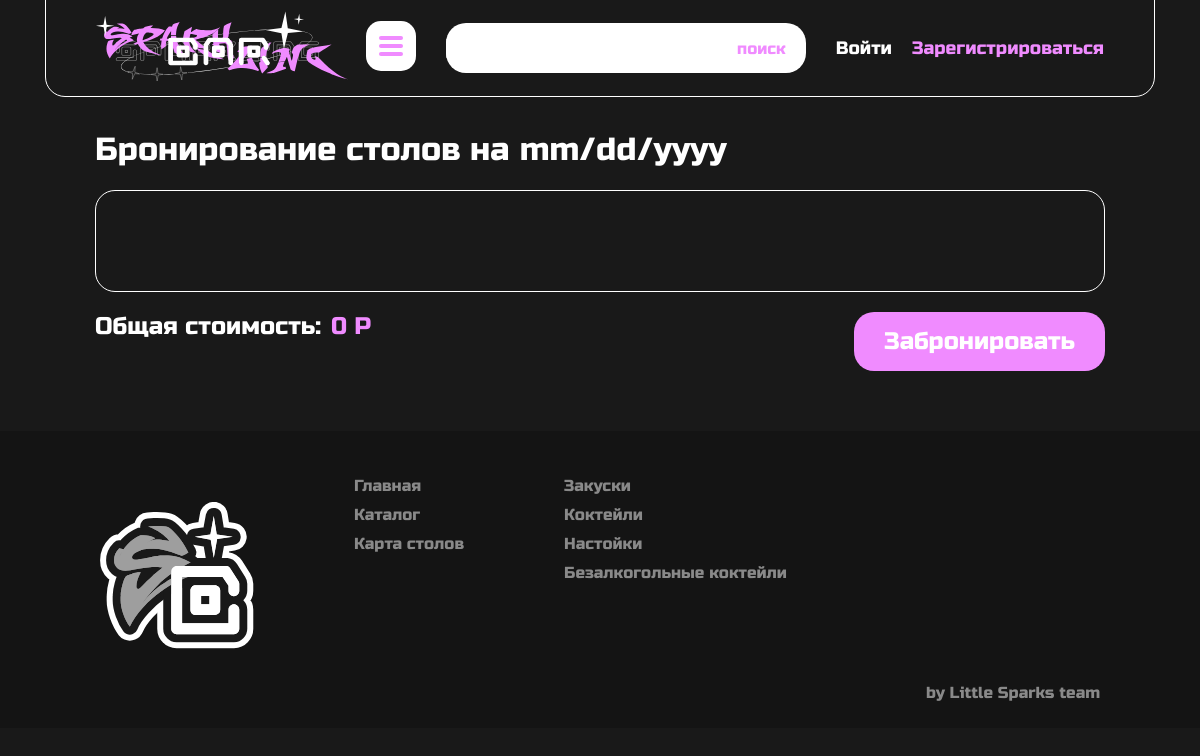
/table_map, run on an earlier commit of the app's database.
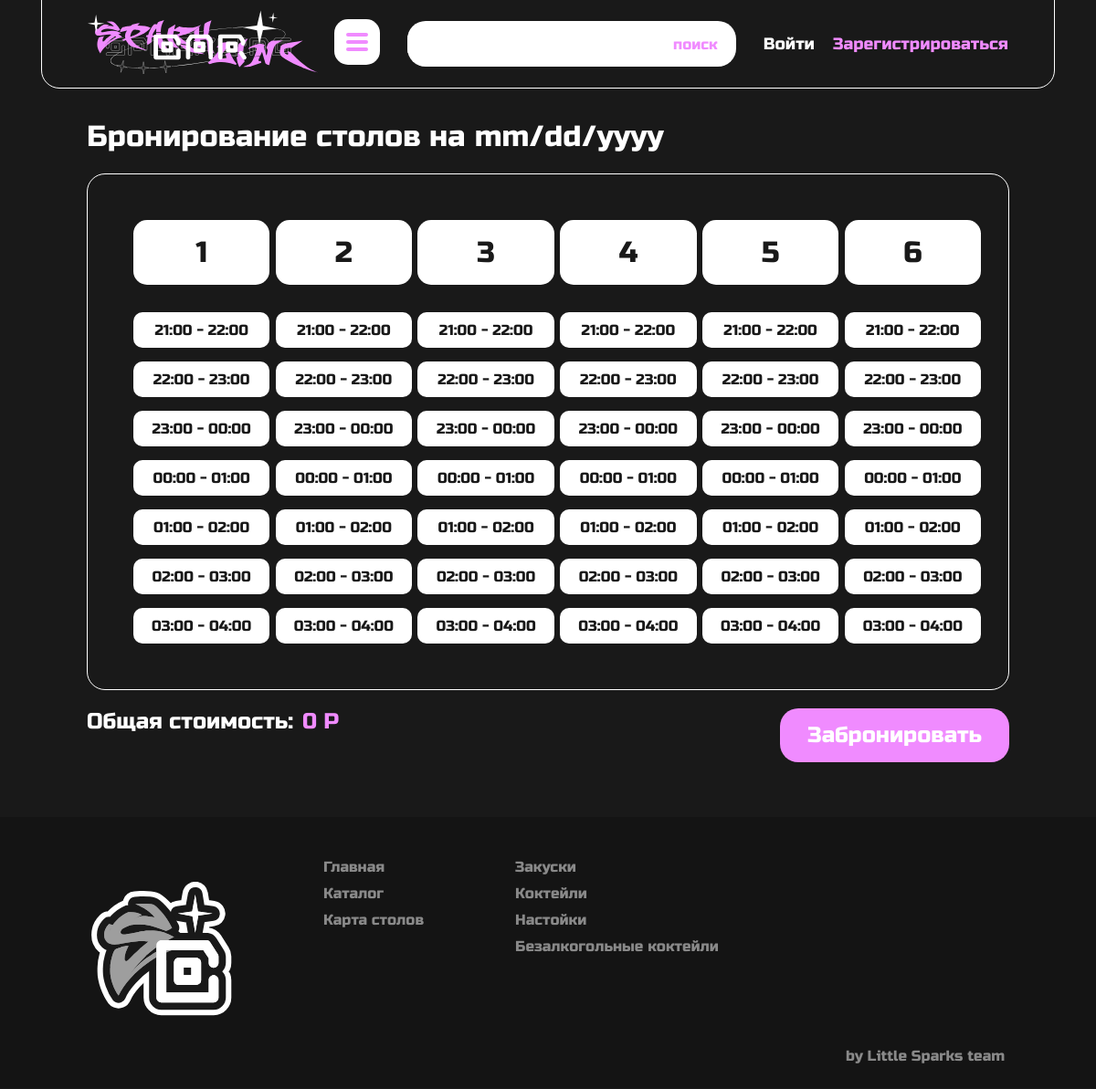
And on a later commit of the database.
### data/time_slots.py (models this page shows)
class TimeSlot(SqlAlchemyBase):
    __tablename__ = 'time_slots'
    slot_id = sqlalchemy.Column(sqlalchemy.Integer, primary_key=True, autoincrement=True)
    start = sqlalchemy.Column(sqlalchemy.Time, nullable=False)
    end = sqlalchemy.Column(sqlalchemy.Time, nullable=False)
    def to_dict(self, only=None):
        data = {
            "slot_id": self.slot_id,
            "start": self.start,
            "end": self.end
        }
        if only:
            return {key: data[key] for key in only if key in data}
        return data

### app.py (the view)
@app.route('/table_map')
def table_map():
    db_sess = db_session.create_session()
    tables = db_sess.query(Table).all()
    tables_list = [table.to_dict() for table in tables]
    time_slots = db_sess.query(TimeSlot).all()
    time_slots_list = [time.to_dict() for time in time_slots]
    return render_template('table_map.html', title="Карта столов", tables=tables_list, time_slots=time_slots_list, current_user=current_user)

### data/db_session.py (called while the page is built)
def create_session() -> Session:
    global __factory
    if not __factory:
        raise RuntimeError("Сначала вызовите global_init()")
    return __factory()

### data/tables.py (called while the page is built)
    def to_dict(self, only=None):
        data = {
            "table_id": self.table_id,
            "table_number": self.table_number,
            "table_price": self.table_price
        }
        if only:
            return {key: data[key] for key in only if key in data}
        return data

### templates/table_map.html (shortened to what this page needs)
{% extends "base.html" %}
{% block content %}
<div class="date_container">
    <span>Бронирование столов на </span>
    <input type="date" id="booking_date" class="date_input">
</div>
<div class="booking_container">
    {% for table in tables %}
        <div class="booking_col">
            <div class="booking_table_number">
                {{ table.table_number }}
            </div>
            <div class="booking_time_slots">
                {% for time_slot in time_slots %}
                    <div class="booking_time_slot"
                         onclick="toggleActive(this)"
                         data-table-id="{{ table.table_id }}"
                         data-time-slot-id="{{ time_slot.slot_id }}"
                         data-table-price="{{ table.table_price }}">
                        {{ time_slot.start.strftime('%H:%M') }} - {{ time_slot.end.strftime('%H:%M') }}
                    </div>
                {% endfor %}
            </div>
        </div>
    {% endfor %}
</div>
<div class="booking_button_price_container">
    <div class="total_price_container">
        <span>Общая стоимость: </span>
        <div class="total_price">
            <span  id="total_price">0</span> P
        </div>
    </div>
    <div class="booking_button" onclick="submitBooking()">
        Забронировать
    </div>
</div>
{% endblock %}

### templates/base.html (shortened to what this page needs)
<!DOCTYPE html>
<html lang="ru">
	<head>
		<link rel="stylesheet" href="{{ url_for('static', filename='css/style.css') }}" />
        <link rel="stylesheet" href="{{ url_for('static', filename='css/form_style.css') }}" />
        <link rel="stylesheet" href="{{ url_for('static', filename='css/catalog_style.css') }}" />
        <link rel="stylesheet" href="{{ url_for('static', filename='css/product__page_style.css') }}" />
        <link rel="stylesheet" href="{{ url_for('static', filename='css/table_map_style.css') }}" />
        <link rel="stylesheet" href="{{ url_for('static', filename='css/admin_profile.css') }}" />
        <link rel="stylesheet" href="{{ url_for('static', filename='css/cart_style.css') }}" />
        <link rel="stylesheet" href="{{ url_for('static', filename='css/order_style.css') }}" />
        <link rel="stylesheet" href="{{ url_for('static', filename='css/style_mobile.css') }}" media="(max-width: 1100px)" />
        <link rel="stylesheet" href="{{ url_for('static', filename='css/admin-profile_mobile.css') }}" />
	</head>
	<body>
		<header class="header">
            <nav>
                <a href="{{ url_for('home') }}">
			        <img class="logo" src="{{ url_for('static', filename='image/logo.svg') }}" alt="Логотип" />
                </a>
                <a href="{{ url_for('catalog') }}" class="catalog_button">
                    <img  src="{{ url_for('static', filename='image/сatalog_button.svg') }}" alt="Каталог" />
                </a>
                <div class="search_bar">
                    <form action="{{ url_for('catalog') }}" method="get" class="search_form">
                        <input type="text" name="q" value="{{ request.args.get('q', '') }}" class="search_input">
                        <button type="submit" class="search_button">поиск</button>
                    </form>
                </div>
				<div class="pages_nav">
                    {% if current_user.is_authenticated %}
                        <a class="nav_buttons" href="{{ url_for('table_map') }}">Столы</a>
                        <a class="nav_buttons" href="{{ url_for('profile') }}">Профиль</a>
                        <a class="nav_buttons" href="{{ url_for('cart') }}">Корзина</a>
                    {% else %}
                        <a class="nav_buttons" href="{{ url_for('login') }}">Войти</a>
                        <a class="nav_buttons_reg" href="{{ url_for('register') }}">Зарегистрироваться</a>
                    {% endif %}
				</div>
			</nav>
		</header>
		<main class="content">{% block content %}{% endblock %}</main>
        <footer class="footer">
        <img class="logo_bw" src="{{ url_for('static', filename='image/logo_bw.svg') }}" alt="Логотип" />
        <div class="pages_nav_footer">
                <a class="nav_buttons_footer" href="{{ url_for('home') }}">Главная</a>
                <a class="nav_buttons_footer" href="{{ url_for('catalog') }}">Каталог</a>
                <a class="nav_buttons_footer" href="{{ url_for('table_map') }}">Карта столов</a>
		</div>
        <div class="category_nav_footer">
            <a class="nav_buttons_footer" href="{{ url_for('catalog', category='Закуски') }}">Закуски</a>
            <a class="nav_buttons_footer" href="{{ url_for('catalog', category='Коктейли') }}">Коктейли</a>
            <a class="nav_buttons_footer" href="{{ url_for('catalog', category='Настойки') }}">Настойки</a>
            <a class="nav_buttons_footer" href="{{ url_for('catalog', category='Безалкогольное') }}">Безалкогольные коктейли</a>
        </div>
        <p class="signature">by Little Sparks team</p>
        </footer>
	</body>
</html>

### static/css/style.css (style rules this page uses)
body { font-size: 20px; background-color: #191919; padding: 0 95px 0 95px; margin: 0; font-family: Russo_One; color: white; min-height: 100vh; overflow-x: hidden; }
a { font-family: Russo_One; text-decoration: none; color: white; }
.header { font-family: Russo_One; height: 96px; margin: -1px -50px 0 -50px; border: 1px solid white; border-bottom-left-radius: 20px; border-bottom-right-radius: 20px; padding: 0 50px; display: flex; align-content: center; justify-content: space-between; align-items: center; }
nav { font-size: 18px; display: flex; align-content: center; flex-direction: row; align-items: center; justify-content: space-between; width: 100%; }
.catalog_button { padding-left: 18px }
.search_bar { width: 580px; margin: 0 10px 0 30px; }
.search_form { display: flex; align-items: center; background-color: white; border-radius: 20px; height: 50px; overflow: hidden; }
.search_input { flex: 1; border: none; padding: 0 0 0 20px; font-size: 16px; color: #191919; outline: none; font-family: Russo_One; }
.search_button { background: none; border: none; color: #F08BFF; padding: 0 20px; font-size: 16px; cursor: pointer; font-family: Russo_One; }
.pages_nav { padding-left: 20px; display: flex; gap: 20px; }
.nav_buttons_reg { color: #F08BFF; }
main { padding: 32px 0 60px 0; flex: 1; }
footer { margin: 0 -95px 0 -95px; position: relative; background-color: #141414; height: 297px; padding: 0 0 0 100px; display: flex; align-items: flex-start; }
.logo_bw { padding-top: 70px; max-width: 100%; height: auto; }
.pages_nav_footer, .category_nav_footer { padding: 45px 0 0 100px; display: flex; flex-direction: column; }
.nav_buttons_footer { padding-bottom: 10px; color: #898989; font-size: 16px; }
.signature { color: #898989; position: absolute; bottom: 10px; right: 100px; font-size: 16px; }

### static/css/form_style.css (style rules this page uses)
input { margin: 0; padding: 0; }

### static/css/table_map_style.css (style rules this page uses)
.date_container { font-size: 32px; }
.date_input { color: white; font-family: Russo_One; border: none; background: none; text-decoration: underline; cursor: pointer; font-size: 32px; padding: 0; outline: none; -webkit-appearance: none; -moz-appearance: none; appearance: none; }
.booking_container { display: flex; align-content: space-between; justify-content: space-between; margin-top: 20px; padding: 50px; border-radius: 20px; border: 1px solid #FFFFFF; }
.booking_col { display: flex; flex-direction: column; }
.booking_table_number { color: #191919; font-size: 32px; background-color: white; width: 100%; padding: 16px 10px; border-radius: 15px; align-items: center; display: flex; justify-content: center; }
.booking_time_slots { margin-top: 30px; display: flex; flex-direction: column; align-content: space-between; justify-content: space-between; gap: 15px; }
.booking_time_slot { color: #191919; font-size: 16px; background-color: white; width: 100%; padding: 10px 10px; border-radius: 10px; display: flex; justify-content: center; cursor: pointer; transition: background-color 0.3s ease, color 0.3s ease; }
.booking_button_price_container { margin-top: 20px; display: flex; justify-content: space-between; }
.booking_button { background-color: #F08BFF; border-radius: 20px; font-size: 24px; padding: 15px 30px; cursor: pointer; }
.total_price_container { font-size: 24px; display: flex; gap: 10px; }
.total_price { color: #F08BFF; }

What changed in the data, as far as the page shows it:
added TimeSlot: start "21:00" "21:00" "21:00" "21:00" "21:00" "21:00", end "22:00" "22:00" "22:00" "22:00" "22:00" "22:00"
added TimeSlot: start "22:00" "22:00" "22:00" "22:00" "22:00" "22:00", end "23:00" "23:00" "23:00" "23:00" "23:00" "23:00"
added TimeSlot: start "23:00" "23:00" "23:00" "23:00" "23:00" "23:00", end "00:00" "00:00" "00:00" "00:00" "00:00" "00:00"
added TimeSlot: start "00:00" "00:00" "00:00" "00:00" "00:00" "00:00", end "01:00" "01:00" "01:00" "01:00" "01:00" "01:00"
added TimeSlot: start "01:00" "01:00" "01:00" "01:00" "01:00" "01:00", end "02:00" "02:00" "02:00" "02:00" "02:00" "02:00"
added TimeSlot: start "02:00" "02:00" "02:00" "02:00" "02:00" "02:00", end "03:00" "03:00" "03:00" "03:00" "03:00" "03:00"
added TimeSlot: start "03:00" "03:00" "03:00" "03:00" "03:00" "03:00", end "04:00" "04:00" "04:00" "04:00" "04:00" "04:00"
Also different on the page:
new list line: "1 - - - - - - -"
new list line: "2 - - - - - - -"
new list line: "3 - - - - - - -"
new list line: "4 - - - - - - -"
new list line: "5 - - - - - - -"
new list line: "6 - - - - - - -"
